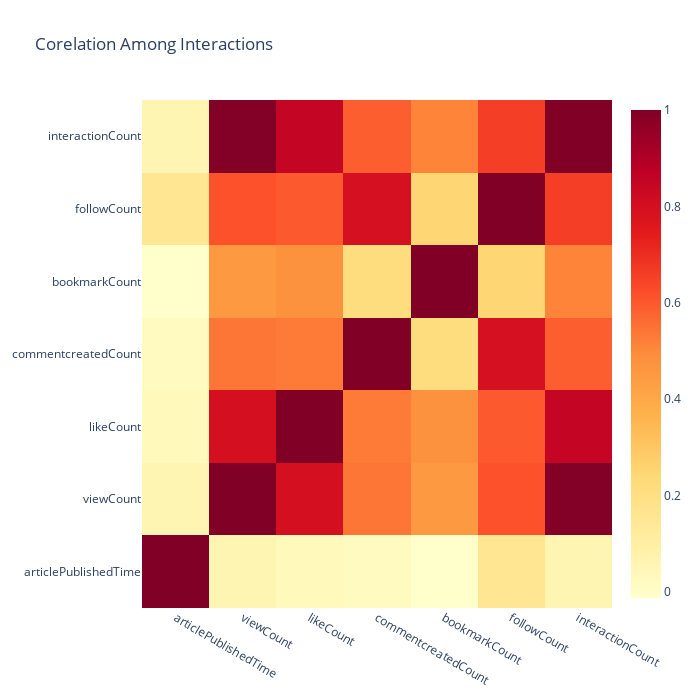

Notebook code for this chart:
### Code cell
numericalColumnNames=["articlePublishedTime", "viewCount","likeCount","commentcreatedCount", "bookmarkCount", "followCount", "interactionCount"]
corrMatrix=articlesDF.corr()
fig = go.Figure(go.Heatmap(x=numericalColumnNames,y=numericalColumnNames,z= corrMatrix,colorscale='YlorRd'))
fig.update_layout(title='Corelation Among Interactions', \
                  width=100 * len(numericalColumnNames), \
                  height=100 * len(numericalColumnNames))
fig.show()

### Figure 1 — Plotly figure (JSON) as saved in the notebook; plotly's stock layout.template omitted (floating-point values rounded to 4 significant figures)
{"data": [{"colorscale": [[0, "rgb(255,255,204)"], [0.125, "rgb(255,237,160)"], [0.25, "rgb(254,217,118)"], [0.375, "rgb(254,178,76)"], [0.5, "rgb(253,141,60)"], [0.625, "rgb(252,78,42)"], [0.75, "rgb(227,26,28)"], [0.875, "rgb(189,0,38)"], [1, "rgb(128,0,38)"]], "type": "heatmap", "x": ["articlePublishedTime", "viewCount", "likeCount", "commentcreatedCount", "bookmarkCount", "followCount", "interactionCount"], "y": ["articlePublishedTime", "viewCount", "likeCount", "commentcreatedCount", "bookmarkCount", "followCount", "interactionCount"], "z": [[1, 0.05927, 0.03298, 0.02605, -0.01216, 0.1566, 0.05844], [0.05927, 1, 0.7998, 0.5398, 0.4506, 0.6151, 0.9932], [0.03298, 0.7998, 1, 0.5313, 0.4765, 0.5956, 0.847], [0.02605, 0.5398, 0.5313, 1, 0.2156, 0.7941, 0.5878], [-0.01216, 0.4506, 0.4765, 0.2156, 1, 0.2512, 0.5122], [0.1566, 0.6151, 0.5956, 0.7941, 0.2512, 1, 0.6587], [0.05844, 0.9932, 0.847, 0.5878, 0.5122, 0.6587, 1]]}], "layout": {"height": 700, "title": {"text": "Corelation Among Interactions"}, "width": 700}}
